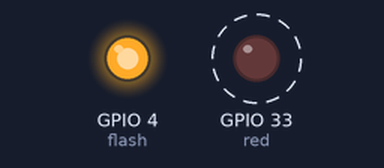
Bench run of a program on a simulated ESP32 board running MicroPython. Shown: output pins drawn as LEDs (lit = HIGH). Dashed ring = blinking. What the program prints to the serial console is not drawn.

Above: at 0.69 s.
At 3.09 s:
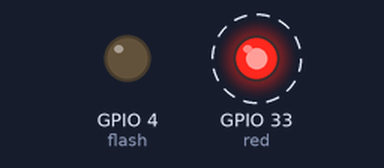
Timing chart, 0 to 3.7 s (numbered marks = the images above):
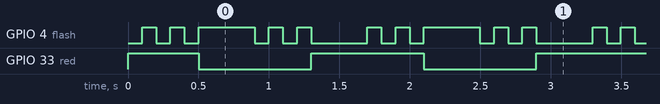

Measured:
- by itself, GPIO 33 (red): alternates HIGH for 0.80 s and LOW for 0.80 s
- by itself, GPIO 4 (flash): repeats every 1.6 s: LOW 0.10 s, HIGH 0.10 s, LOW 0.10 s, HIGH 0.40 s, 2 × (LOW 0.10 s, HIGH 0.10 s), LOW 0.40 s, HIGH 0.10 s
- by itself, everything shown: repeats every 1.6 s, in 10 steps

The program:

c4b_main_counts_slow.py
```python
from machine import Pin, Timer
import time

flash = Pin(4, Pin.OUT, value=0)
red = Pin(33, Pin.OUT, value=1)

time_cnt = 0
ms_flag = False

def timer_callback(t):
    global ms_flag
    ms_flag = True  # 1ms 마다 깃발만 올린다 (세는 건 메인)

def task_100ms():
    flash.value(flash.value() ^ 1)

def task_500ms():
    red.value(red.value() ^ 1)
    time.sleep_ms(300)  # 같은 느린 일

def task_1000ms():
    global last
    now = time.ticks_ms()
    print("1초 간격 측정:", time.ticks_diff(now, last), "ms")
    last = now

last = time.ticks_ms()
tmr = Timer(0)
tmr.init(period=1, mode=Timer.PERIODIC, callback=timer_callback)

try:
    while True:
        if ms_flag:
            ms_flag = False
            time_cnt += 1

            if time_cnt % 100 == 0:
                task_100ms()
            if time_cnt % 500 == 0:
                task_500ms()
            if time_cnt % 1000 == 0:
                task_1000ms()
except KeyboardInterrupt:
    tmr.deinit()
    flash.value(0)
    red.value(1)
    print("타이머 정지")
```
